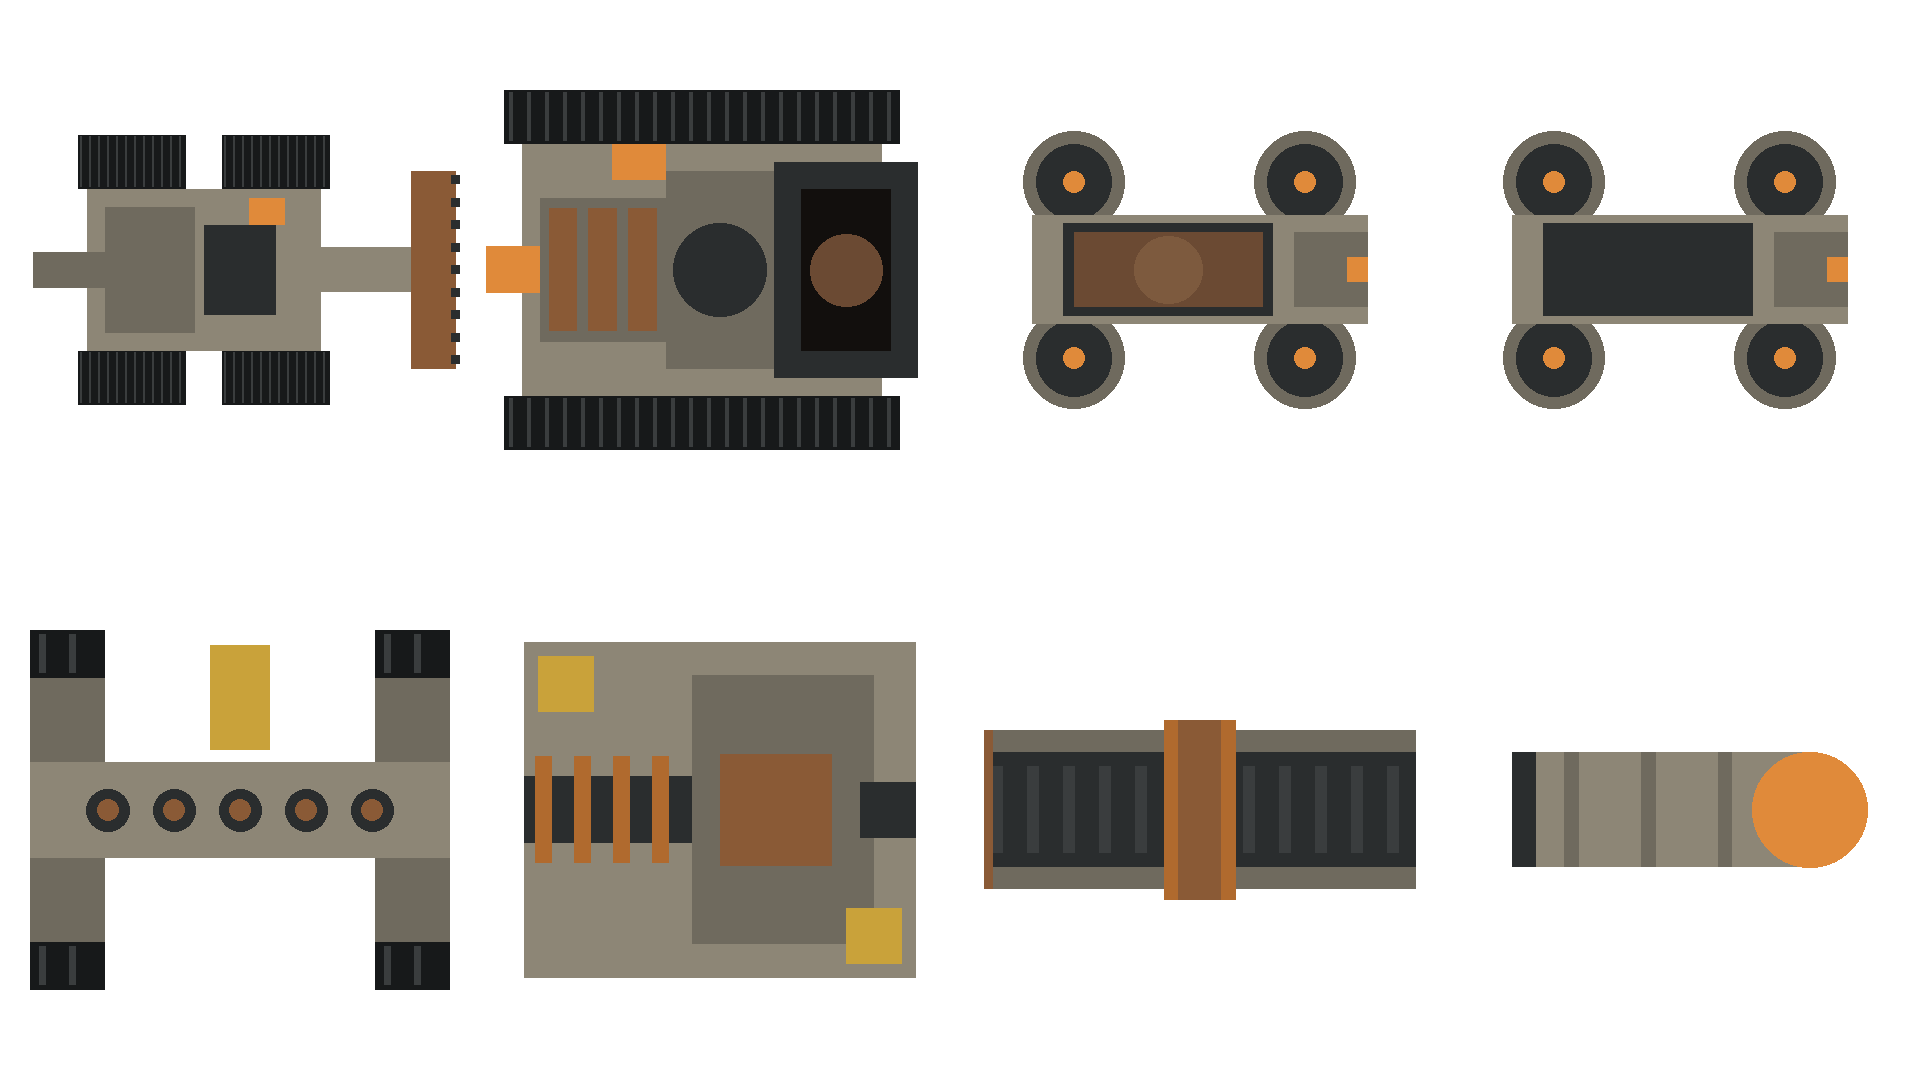

Write Python code to recreate this figure.
"""Geometry guide for the open pit's mass-driver works (`voids.md`, the open pit; `PitMachines`).

Eight frames on a 1920x1080 canvas, 4 columns x 2 rows of 480x540, each piece centred in its frame with its front
(or, for the rail bay and the capsule, its run) to the east (+x). Each frame has its own scale,
`PitMachines.Kind.pxPerMeter`, so every piece fills its frame and ImageGen draws it large. Frame order is
`PitMachines.Kind`'s: cutter, loader, loaded hauler, empty hauler, drill gantry, catch station, rail bay, capsule.

    python art-source/voids/open-pit/massdriver-guide.py
"""
from pathlib import Path

from PIL import Image, ImageDraw

FW, FH = 480, 540
img = Image.new("RGBA", (1920, 1080), (0, 0, 0, 0))
d = ImageDraw.Draw(img)

HULL = "#8d8676"
PLATE = "#6f6a5e"
DARK = "#2a2d2e"
TREAD = "#17191a"
GROOVE = "#3a3d3e"
RUST = "#8a5a36"
HAZARD = "#c9a23a"
GLOW = "#e08a3a"
COIL = "#b06a2e"
ORE = "#6b4a33"
PIT = "#120f0d"


class Frame:
    def __init__(self, i, px):
        self.ox, self.oy, self.px = (i % 4) * FW + FW / 2, (i // 4) * FH + FH / 2, px

    def box(self, x, y, w, h, color):
        p = self.px
        d.rectangle([self.ox + x * p, self.oy + y * p, self.ox + (x + w) * p - 1, self.oy + (y + h) * p - 1], fill=color)

    def disc(self, x, y, r, color):
        p = self.px
        d.ellipse([self.ox + (x - r) * p, self.oy + (y - r) * p, self.ox + (x + r) * p, self.oy + (y + r) * p], fill=color)

    def ring(self, x, y, r, width, color):
        p = self.px
        d.ellipse([self.ox + (x - r) * p, self.oy + (y - r) * p, self.ox + (x + r) * p, self.oy + (y + r) * p],
                  outline=color, width=max(1, int(width * p)))

    def track(self, x, y, w, h):
        self.box(x, y, w, h, TREAD)
        t = x + .3
        while t < x + w - .3:
            self.box(t, y + .15, .25, h - .3, GROOVE)
            t += 1.0


# 0 cutter: a crawling cutting-drum excavator, 44 x 30 m (as the crawler-and-spine sheet).
f = Frame(0, 9)
for tx, ty in ((-18, -15), (-18, 9), (-2, -15), (-2, 9)):
    f.track(tx, ty, 12, 6)
f.box(-17, -9, 26, 18, HULL)
f.box(-15, -7, 10, 14, PLATE)
f.box(-4, -5, 8, 10, DARK)
f.box(-23, -2, 8, 4, PLATE)
f.box(9, -2.5, 12, 5, HULL)
f.box(19, -11, 5, 22, RUST)
for t in range(9):
    f.box(23.5, -10.5 + t * 2.5, 1, 1, DARK)
f.box(1, -8, 4, 3, GLOW)

# 1 loader: crusher and capsule loader, 24 x 20 m; the hopper at the front, the driver rail leaves from the breech
# at the back.
f = Frame(1, 18)
f.track(-12, -10, 22, 3)
f.track(-12, 7, 22, 3)
f.box(-11, -7, 20, 14, HULL)
f.box(3, -6, 8, 12, DARK)                    # hopper rim
f.box(4.5, -4.5, 5, 9, PIT)                  # hopper mouth
f.disc(7, 0, 2, ORE)
f.box(-3, -5.5, 6, 11, PLATE)                # crusher housing
f.disc(0, 0, 2.6, DARK)                      # crusher drum
f.box(-10, -4, 7, 8, PLATE)                  # capsule magazine
for t in range(3):
    f.box(-9.5 + t * 2.2, -3.4, 1.6, 6.8, RUST)  # capsules racked
f.box(-13, -1.3, 3, 2.6, GLOW)               # breech: the rail starts here
f.box(-6, -7, 3, 2, GLOW)

# 2, 3 hover haulers: 16 x 11 m, four lift-fan rings, an ore bed; loaded then empty.
for i, loaded in ((2, True), (3, False)):
    f = Frame(i, 21)
    for fx, fy in ((-6, -4.2), (-6, 4.2), (5, -4.2), (5, 4.2)):
        f.disc(fx, fy, 2.4, PLATE)           # fan nacelle
        f.disc(fx, fy, 1.8, DARK)            # fan disc
        f.disc(fx, fy, .5, GLOW)             # hub
    f.box(-8, -2.6, 16, 5.2, HULL)           # spine
    f.box(4.5, -1.8, 3.5, 3.6, PLATE)        # drive and sensor block at the front
    f.box(7, -.6, 1, 1.2, GLOW)
    f.box(-6.5, -2.2, 10, 4.4, DARK)         # ore bed
    if loaded:
        f.box(-6, -1.8, 9, 3.6, ORE)
        f.disc(-1.5, 0, 1.6, "#7d5a3e")

# 4 drill gantry (as the crawler-and-spine sheet).
f = Frame(4, 30)
f.box(-7, -6, 2.5, 12, PLATE)
f.box(4.5, -6, 2.5, 12, PLATE)
f.track(-7, -6, 2.5, 1.6)
f.track(4.5, -6, 2.5, 1.6)
f.track(-7, 4.4, 2.5, 1.6)
f.track(4.5, 4.4, 2.5, 1.6)
f.box(-7, -1.6, 14, 3.2, HULL)
for t in range(5):
    f.disc(-4.4 + t * 2.2, 0, .7, DARK)
    f.disc(-4.4 + t * 2.2, 0, .35, RUST)
f.box(-1, -5.5, 2, 3.5, HAZARD)

# 5 catch station: the driver's head on the rim, 14 x 14 m; the rail enters from the west through a decelerator coil
# bank, capsules are opened in the hall, and the ore line leaves east.
f = Frame(5, 28)
f.box(-7, -6, 14, 12, HULL)
f.box(-7, -1.2, 6, 2.4, DARK)                # rail in
for t in range(4):
    f.box(-6.6 + t * 1.4, -1.9, .6, 3.8, COIL)   # decelerator coils
f.box(-1, -4.8, 6.5, 9.6, PLATE)             # unloading hall roof
f.box(0, -2, 4, 4, RUST)                     # capsule tipper
f.box(5, -1, 2, 2, DARK)                     # conveyor out
f.box(-6.5, -5.5, 2, 2, HAZARD)
f.box(4.5, 3.5, 2, 2, HAZARD)

# 6 rail bay: one 12 m module of the mass-driver rail, 5 m wide, cut flush at both ends, a coil ring round it.
f = Frame(6, 36)
f.box(-6, -1.6, 12, 3.2, DARK)               # the launch trough
f.box(-6, -2.2, 12, .6, PLATE)               # guide rails
f.box(-6, 1.6, 12, .6, PLATE)
for t in range(12):
    f.box(-5.8 + t * 1, -1.2, .35, 2.4, GROOVE)  # ribbing
f.box(-1, -2.5, 2, 5, COIL)                  # coil ring
f.box(-.6, -2.5, 1.2, 5, RUST)
f.box(-6, -2.2, .25, 4.4, RUST)              # joint flange

# 7 capsule: a sealed ore capsule, 7 x 2.4 m, its nose glowing hot from the coils.
f = Frame(7, 48)
f.box(-3.5, -1.2, 6.2, 2.4, HULL)
f.disc(2.7, 0, 1.2, GLOW)                    # hot nose
f.box(-3.5, -1.2, .5, 2.4, DARK)             # tail seal
for t in range(3):
    f.box(-2.4 + t * 1.6, -1.2, .3, 2.4, PLATE)  # bands

img.save(Path(__file__).with_name("massdriver-guide.png"))
